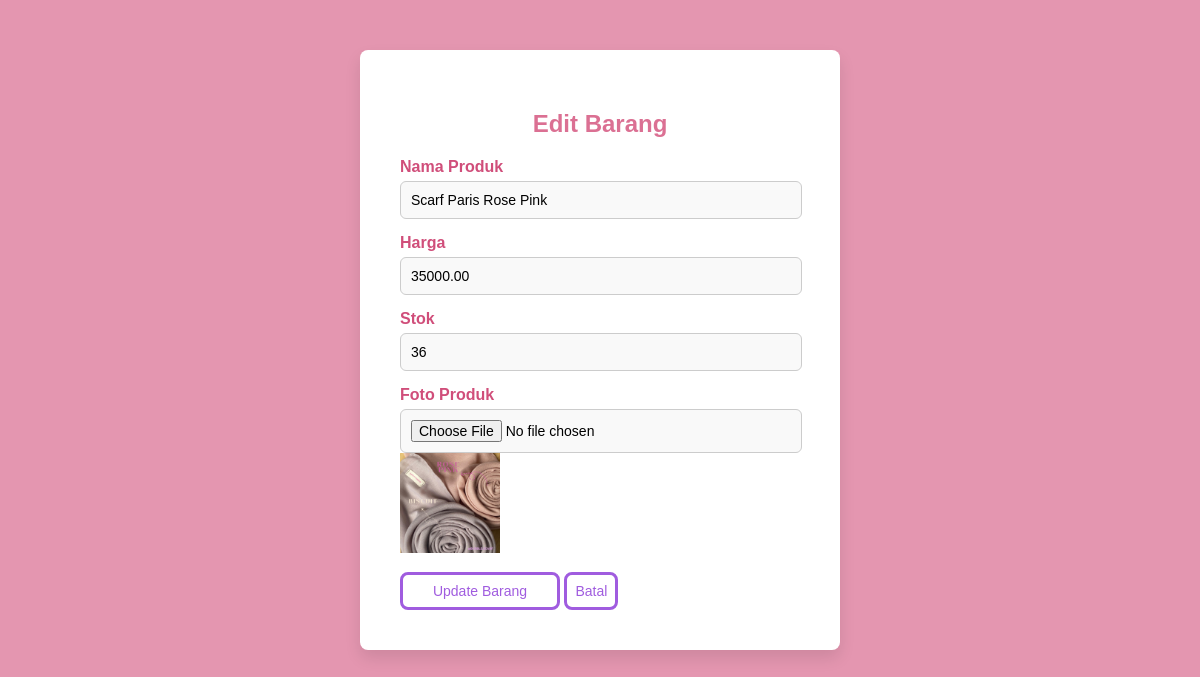
/edit_barang.php?id=2, run on the app's committed database.
### tables this page shows
CREATE TABLE `produk` (
  `Id_produk` int(11) NOT NULL,
  `nama_produk` varchar(255) NOT NULL,
  `harga` decimal(10,2) NOT NULL,
  `stok` int(11) NOT NULL,
  `foto_produk` varchar(255) NOT NULL
);

### edit_barang.php (the view, shortened to what this page needs)
<?php
include 'config.php';
if (isset($_GET['id'])) {
    $Id_produk = $_GET['id'];
    $sql = "SELECT * FROM produk WHERE Id_produk = $Id_produk";
    $result = $conn->query($sql);
    if ($result && $result->num_rows > 0) {
        $produk = $result->fetch_assoc();
    } else {
        echo "<script>alert('Produk tidak ditemukan!'); window.location='master_barang.php';</script>";
        exit;
    }
}
?>
<!DOCTYPE html>
<html lang="en">
<head>
    <link rel="stylesheet" href="tambah_data.css">
</head>
<body>
    <div class="container">
        <h2>Edit Barang</h2>
        <form method="POST" action="" enctype="multipart/form-data">
            <div class="form-group">
                <label for="nama_produk">Nama Produk</label>
                <input type="text" id="nama_produk" name="nama_produk" value="<?php echo $produk['nama_produk']; ?>" required>
            </div>
            <div class="form-group">
                <label for="harga">Harga</label>
                <input type="number" id="harga" name="harga" value="<?php echo $produk['harga']; ?>">
            </div>
            <div class="form-group">
                <label for="stok">Stok</label>
                <input type="number" id="stok" name="stok" value="<?php echo $produk['stok']; ?>" required>
            </div>
            <div class="form-group">
                <label for="foto_produk">Foto Produk</label>
                <input type="file" id="foto_produk" name="foto_produk">
                <br>
                <?php if (!empty($produk['foto_produk'])): ?>
                    <img src="uploads/produks/<?php echo $produk['foto_produk']; ?>" alt="Foto Produk" width="100" height="100">
                <?php endif; ?>
            </div>
            <button type="submit" name="submit">Update Barang</button>
            <a href="master_barang.php" class="button">Batal</a>
        </form>
    </div>
</body>
</html>

### tambah_data.css (style rules this page uses)
body { font-family: Arial, sans-serif; background-color: rgb(228, 150, 176); margin: 0; padding: 0; }
.container { max-width: 400px; margin: 50px auto; padding: 40px; background: #fff; box-shadow: 0 8px 16px rgba(0, 0, 0, 0.1); border-radius: 8px; }
h2 { text-align: center; color: palevioletred; font-weight: bold; }
.form-group { margin-bottom: 15px; }
label { display: block; margin-bottom: 5px; font-weight: bold; color: rgb(208, 78, 122); }
input, textarea { width: 95%; padding: 10px; font-size: 14px; border: 1px solid #ccc; border-radius: 6px; background: #f9f9f9; transition: all 0.3s ease; }
button { background: white; border: 3px solid rgb(160, 92, 223); color: rgb(160, 92, 223); padding: 8px; font-size: 14px; border-radius: 8px; cursor: pointer; transition: all 0.3s ease; width: 40%; }
.button { background: white; border: 3px solid rgb(160, 92, 223); color: rgb(160, 92, 223); padding: 8px; font-size: 14px; border-radius: 8px; cursor: pointer; width: 80%; text-decoration: none; }

### data on the page
produk: nama_produk "Scarf Paris Rose Pink", harga "35000.00", stok "36", foto_produk (picture)
